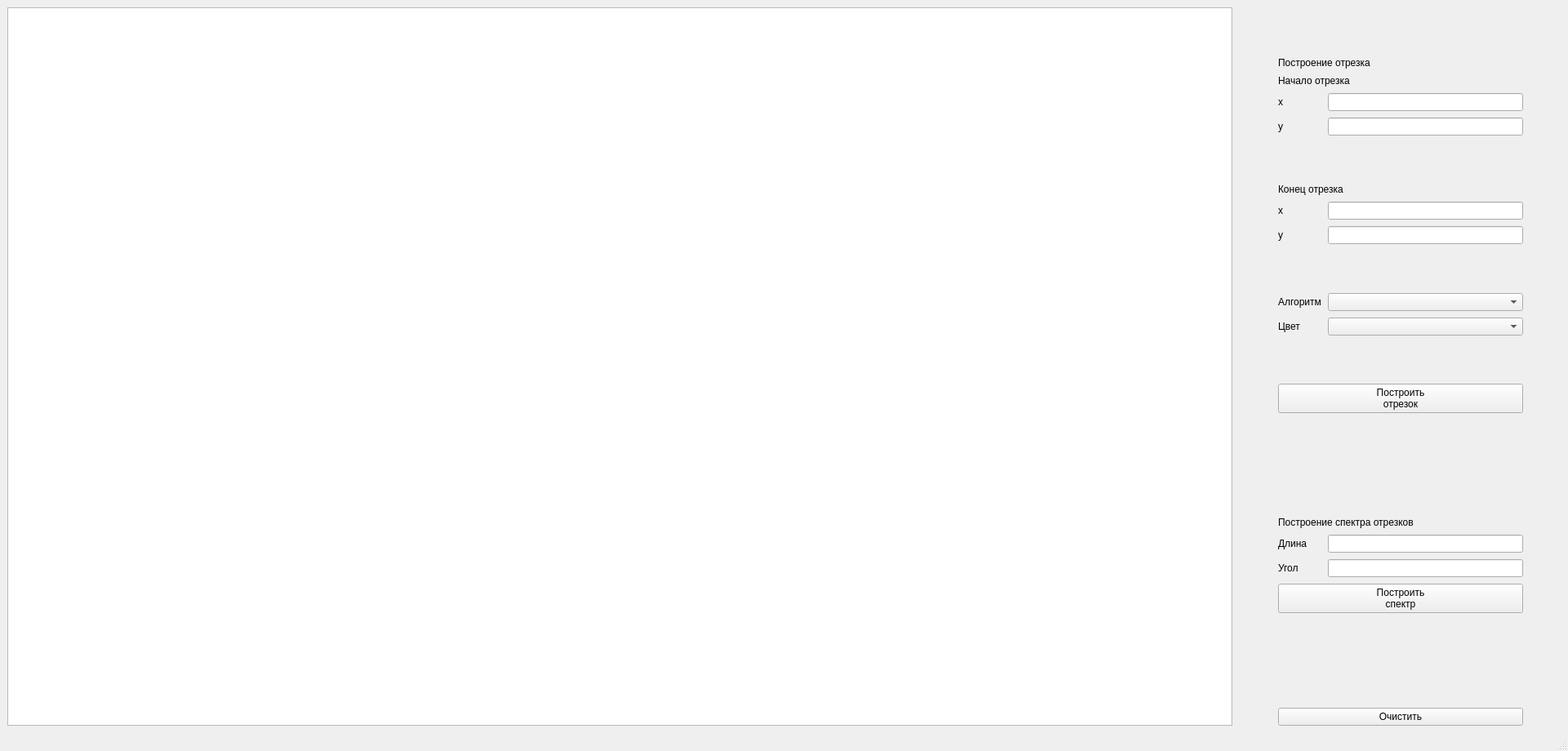
<?xml version="1.0" encoding="UTF-8"?>
<ui version="4.0">
 <class>MainWindow</class>
 <widget class="QMainWindow" name="MainWindow">
  <property name="geometry">
   <rect>
    <x>0</x>
    <y>0</y>
    <width>1920</width>
    <height>920</height>
   </rect>
  </property>
  <property name="sizePolicy">
   <sizepolicy hsizetype="MinimumExpanding" vsizetype="MinimumExpanding">
    <horstretch>0</horstretch>
    <verstretch>0</verstretch>
   </sizepolicy>
  </property>
  <property name="windowTitle">
   <string>MainWindow</string>
  </property>
  <widget class="QWidget" name="centralwidget">
   <layout class="QHBoxLayout" name="horizontalLayout">
    <item>
     <widget class="QGraphicsView" name="graphicsView">
      <property name="enabled">
       <bool>true</bool>
      </property>
      <property name="minimumSize">
       <size>
        <width>1500</width>
        <height>0</height>
       </size>
      </property>
     </widget>
    </item>
    <item>
     <layout class="QVBoxLayout" name="verticalLayout_4">
      <property name="spacing">
       <number>8</number>
      </property>
      <property name="leftMargin">
       <number>50</number>
      </property>
      <property name="rightMargin">
       <number>46</number>
      </property>
      <item>
       <spacer name="verticalSpacer_4">
        <property name="orientation">
         <enum>Qt::Vertical</enum>
        </property>
        <property name="sizeType">
         <enum>QSizePolicy::Minimum</enum>
        </property>
        <property name="sizeHint" stdset="0">
         <size>
          <width>20</width>
          <height>61</height>
         </size>
        </property>
       </spacer>
      </item>
      <item>
       <widget class="QLabel" name="label_build_lines">
        <property name="text">
         <string>Построение отрезка</string>
        </property>
       </widget>
      </item>
      <item>
       <layout class="QFormLayout" name="formLayout">
        <item row="0" column="0" colspan="2">
         <widget class="QLabel" name="label_begin">
          <property name="text">
           <string>Начало отрезка</string>
          </property>
         </widget>
        </item>
        <item row="1" column="0">
         <widget class="QLabel" name="label">
          <property name="text">
           <string>x</string>
          </property>
         </widget>
        </item>
        <item row="1" column="1">
         <widget class="QLineEdit" name="edit_start_x"/>
        </item>
        <item row="2" column="0">
         <widget class="QLabel" name="label_2">
          <property name="text">
           <string>y</string>
          </property>
         </widget>
        </item>
        <item row="2" column="1">
         <widget class="QLineEdit" name="edit_start_y"/>
        </item>
        <item row="3" column="0" colspan="2">
         <spacer name="verticalSpacer_5">
          <property name="orientation">
           <enum>Qt::Vertical</enum>
          </property>
          <property name="sizeHint" stdset="0">
           <size>
            <width>20</width>
            <height>21</height>
           </size>
          </property>
         </spacer>
        </item>
        <item row="4" column="0" colspan="2">
         <widget class="QLabel" name="label_end">
          <property name="text">
           <string>Конец отрезка</string>
          </property>
         </widget>
        </item>
        <item row="5" column="0">
         <widget class="QLabel" name="label_4">
          <property name="text">
           <string>x</string>
          </property>
         </widget>
        </item>
        <item row="5" column="1">
         <widget class="QLineEdit" name="edit_end_x"/>
        </item>
        <item row="6" column="0">
         <widget class="QLabel" name="label_5">
          <property name="text">
           <string>y</string>
          </property>
         </widget>
        </item>
        <item row="6" column="1">
         <widget class="QLineEdit" name="edit_end_y"/>
        </item>
        <item row="8" column="0" colspan="2">
         <spacer name="verticalSpacer">
          <property name="orientation">
           <enum>Qt::Vertical</enum>
          </property>
          <property name="sizeHint" stdset="0">
           <size>
            <width>20</width>
            <height>19</height>
           </size>
          </property>
         </spacer>
        </item>
        <item row="9" column="0">
         <widget class="QLabel" name="label_algorithm">
          <property name="text">
           <string>Алгоритм</string>
          </property>
         </widget>
        </item>
        <item row="9" column="1">
         <widget class="QComboBox" name="combo_algorithm"/>
        </item>
        <item row="10" column="0">
         <widget class="QLabel" name="label_6">
          <property name="text">
           <string>Цвет</string>
          </property>
         </widget>
        </item>
        <item row="17" column="0" colspan="2">
         <spacer name="verticalSpacer_3">
          <property name="orientation">
           <enum>Qt::Vertical</enum>
          </property>
          <property name="sizeHint" stdset="0">
           <size>
            <width>20</width>
            <height>17</height>
           </size>
          </property>
         </spacer>
        </item>
        <item row="18" column="0" colspan="2">
         <widget class="QPushButton" name="button_process">
          <property name="text">
           <string>Построить
отрезок</string>
          </property>
         </widget>
        </item>
        <item row="19" column="0" colspan="2">
         <spacer name="verticalSpacer_6">
          <property name="orientation">
           <enum>Qt::Vertical</enum>
          </property>
          <property name="sizeHint" stdset="0">
           <size>
            <width>20</width>
            <height>111</height>
           </size>
          </property>
         </spacer>
        </item>
        <item row="20" column="0" colspan="2">
         <widget class="QLabel" name="label_spectrum">
          <property name="text">
           <string>Построение спектра отрезков</string>
          </property>
         </widget>
        </item>
        <item row="21" column="0">
         <widget class="QLabel" name="label_length">
          <property name="text">
           <string>Длина</string>
          </property>
         </widget>
        </item>
        <item row="21" column="1">
         <widget class="QLineEdit" name="edit_length"/>
        </item>
        <item row="22" column="0">
         <widget class="QLabel" name="label_angle">
          <property name="text">
           <string>Угол</string>
          </property>
         </widget>
        </item>
        <item row="22" column="1">
         <widget class="QLineEdit" name="edit_angle"/>
        </item>
        <item row="23" column="0" colspan="2">
         <widget class="QPushButton" name="button_build_spectrum">
          <property name="text">
           <string>Построить
спектр</string>
          </property>
         </widget>
        </item>
        <item row="10" column="1">
         <widget class="QComboBox" name="combo_colour"/>
        </item>
        <item row="25" column="0" colspan="2">
         <widget class="QPushButton" name="button_clean">
          <property name="text">
           <string>Очистить</string>
          </property>
         </widget>
        </item>
        <item row="24" column="0" colspan="2">
         <spacer name="verticalSpacer_2">
          <property name="orientation">
           <enum>Qt::Vertical</enum>
          </property>
          <property name="sizeHint" stdset="0">
           <size>
            <width>20</width>
            <height>100</height>
           </size>
          </property>
         </spacer>
        </item>
       </layout>
      </item>
     </layout>
    </item>
   </layout>
  </widget>
  <widget class="QStatusBar" name="statusbar"/>
  <action name="action_info">
   <property name="text">
    <string>Справка</string>
   </property>
  </action>
  <action name="action_cancel">
   <property name="text">
    <string>Отменить</string>
   </property>
  </action>
 </widget>
 <resources/>
 <connections/>
</ui>
